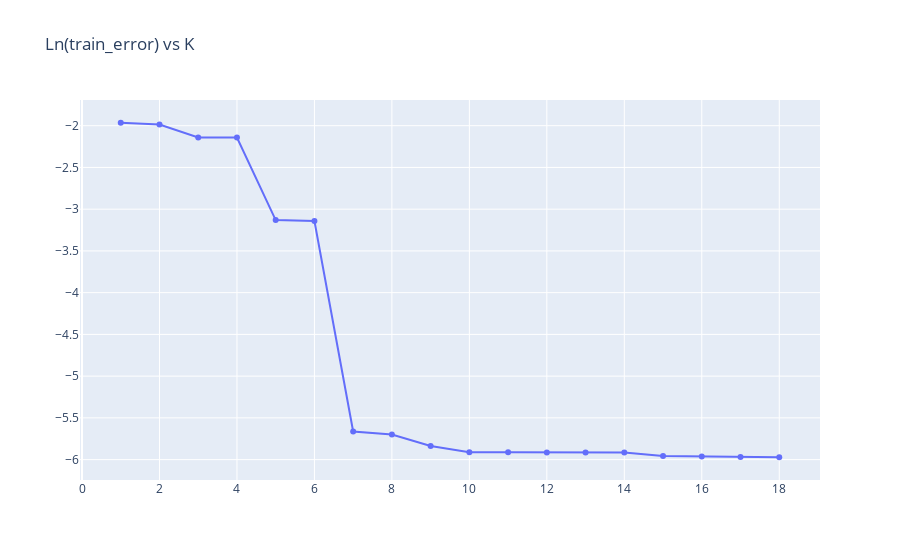

Notebook source saved alongside this figure:
### Code cell
train_err_vs_k = go.Figure(
    data=go.Scatter(
        x=np.arange(1, 19, 1),
        y=np.log(train_err),
        mode="markers+lines",
        name="data point",
        hovertemplate="<br>k=%{x}</br>y=%{y}<extra></extra>",
    )
)

train_err_vs_k.update_layout(title="Ln(train_error) vs K")
train_err_vs_k.show()

### Figure 1 — Plotly figure (JSON) as saved in the notebook; plotly's stock layout.template omitted (floating-point values rounded to 4 significant figures)
{"data": [{"hovertemplate": "<br>k=%{x}</br>y=%{y}<extra></extra>", "mode": "markers+lines", "name": "data point", "type": "scatter", "x": [1, 2, 3, 4, 5, 6, 7, 8, 9, 10, 11, 12, 13, 14, 15, 16, 17, 18], "y": [-1.965, -1.986, -2.142, -2.142, -3.131, -3.142, -5.663, -5.698, -5.838, -5.913, -5.913, -5.914, -5.914, -5.914, -5.956, -5.962, -5.968, -5.972]}], "layout": {"title": {"text": "Ln(train_error) vs K"}}}
